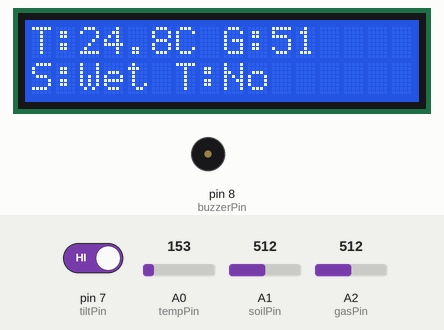
Simulated run of this sketch. Board: Arduino Uno, built with avr-gcc and run on an emulated ATmega328P. Parts: 16×2 character LCD, buzzer (waves = sounding). The inputs (shaded band) are chosen by the test bench; at power-on: A1 (soilPin) = 512, pin 7 (tiltPin) HIGH, A0 (tempPin) = 153, A2 (gasPin) = 512.

Above: at 1.2 s.
1.3 s: A1 (soilPin) set to 416
4.0 s: A1 (soilPin) set to 393
At 5.5 s:
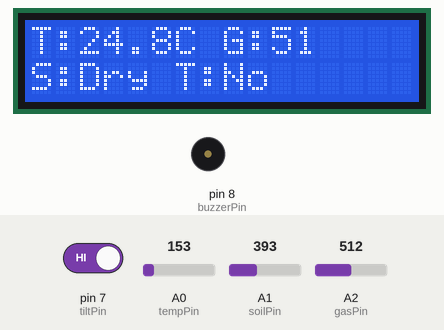
9.5 s: pin 7 (tiltPin) driven LOW
At 11.8 s:
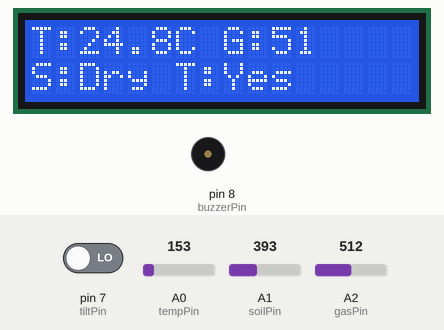
15.5 s: A1 (soilPin) set to 410
At 17.2 s:
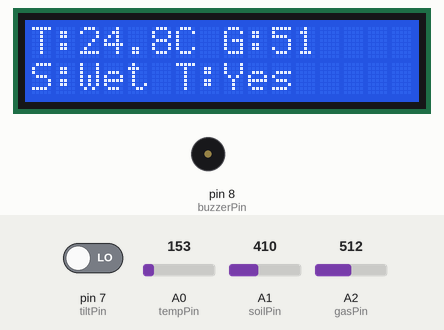
21.5 s: A0 (tempPin) set to 165
At 22.38 s:
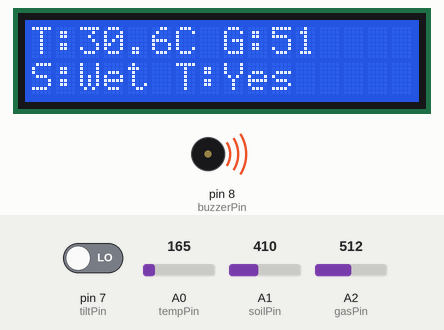
24.2 s: A2 (gasPin) set to 490
At 27.2 s:
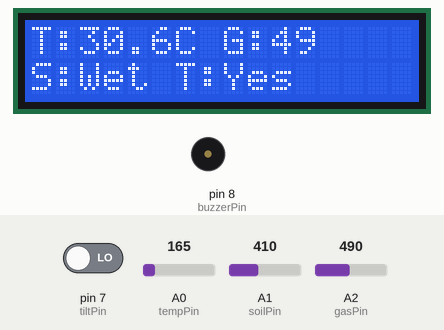
Timing chart, 0 to 29.1 s (numbered marks = the images above; inputs shaded):
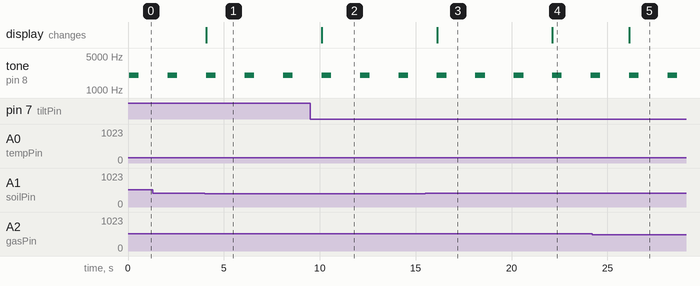

The sketch:

plant_monitoring.ino
```cpp
#include <LiquidCrystal.h>

// LCD pin configuration: RS, E, D4, D5, D6, D7
LiquidCrystal lcd(12, 11, 5, 4, 3, 2);

// Sensor pins
const int tempPin   = A0;  // TMP36
const int soilPin   = A1;  // Soil moisture
const int gasPin    = A2;  // Potentiometer simulating gas sensor
const int tiltPin   = 7;   // Tilt sensor
const int buzzerPin = 8;   // Buzzer

void setup() {
  lcd.begin(16, 2);
  pinMode(tiltPin, INPUT_PULLUP); // assuming 2-pin tilt sensor
  pinMode(buzzerPin, OUTPUT);
  Serial.begin(9600);
}

void loop() {
  // --- Temperature Reading (TMP36) ---
  int tempRaw = analogRead(tempPin);
  float voltage = tempRaw * (5.0 / 1023.0);
  float temperature = (voltage - 0.5) * 100.0;

  // --- Soil Moisture ---
  int soilValue = analogRead(soilPin);

  // --- Gas Sensor (potentiometer) ---
  int gasValue = analogRead(gasPin);

  // --- Tilt Sensor ---
  bool tilted = digitalRead(tiltPin) == LOW;

  // --- Buzzer Logic ---
  if (soilValue < 400 || gasValue > 500 || tilted) {
    tone(buzzerPin, 2000, 500);
  }

  // --- LCD Display ---
  lcd.clear();
  lcd.setCursor(0, 0);
  lcd.print("T:");
  lcd.print(temperature, 1);
  lcd.print("C G:");
  lcd.print(gasValue / 10); // scaled for LCD width

  lcd.setCursor(0, 1);
  lcd.print("S:");
  lcd.print(soilValue < 400 ? "Dry " : "Wet ");
  lcd.print("T:");
  lcd.print(tilted ? "Yes" : "No ");

  delay(2000);
}
```

Measured:
- the behaviour switches between 400 and 399 on A1 (soilPin) (found by bisection; images 0 and 1)
- after the input at 4.0 s, the display: changes after 0.08 s (image 1)
- after the input at 9.5 s, the display: changes after 0.60 s (image 2)
- after the input at 15.5 s, the display: changes after 0.62 s (image 3)
- after the input at 21.5 s, the display: changes after 0.64 s (image 4)
- after the input at 24.2 s, the display: changes after 2.0 s (image 5)
- by itself, tone on pin 8 (buzzerPin): alternates 2000 Hz for 0.50 s and silent for 1.5 s
